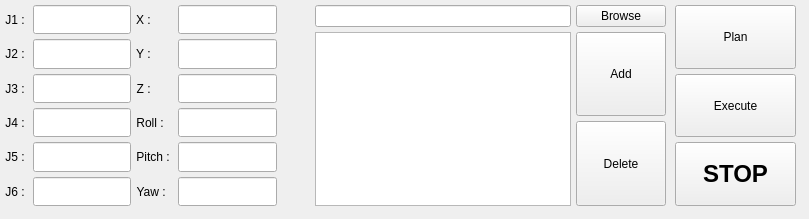
<?xml version="1.0" encoding="UTF-8"?>
<ui version="4.0">
 <class>CobotToolsUI</class>
 <widget class="QWidget" name="CobotToolsUI">
  <property name="geometry">
   <rect>
    <x>0</x>
    <y>0</y>
    <width>809</width>
    <height>219</height>
   </rect>
  </property>
  <property name="windowTitle">
   <string>CobotTools</string>
  </property>
  <property name="locale">
   <locale language="English" country="UnitedStates"/>
  </property>
  <widget class="QWidget" name="gridLayoutWidget">
   <property name="geometry">
    <rect>
     <x>0</x>
     <y>0</y>
     <width>311</width>
     <height>211</height>
    </rect>
   </property>
   <layout class="QGridLayout" name="gridLayout_1">
    <property name="sizeConstraint">
     <enum>QLayout::SetMinAndMaxSize</enum>
    </property>
    <property name="leftMargin">
     <number>5</number>
    </property>
    <property name="topMargin">
     <number>5</number>
    </property>
    <property name="rightMargin">
     <number>5</number>
    </property>
    <property name="bottomMargin">
     <number>5</number>
    </property>
    <property name="spacing">
     <number>5</number>
    </property>
    <item row="3" column="3">
     <widget class="QLineEdit" name="lineEdit_z">
      <property name="sizePolicy">
       <sizepolicy hsizetype="Preferred" vsizetype="Preferred">
        <horstretch>0</horstretch>
        <verstretch>0</verstretch>
       </sizepolicy>
      </property>
      <property name="layoutDirection">
       <enum>Qt::LeftToRight</enum>
      </property>
      <property name="alignment">
       <set>Qt::AlignRight|Qt::AlignTrailing|Qt::AlignVCenter</set>
      </property>
     </widget>
    </item>
    <item row="6" column="1">
     <widget class="QLineEdit" name="lineEdit_j6">
      <property name="sizePolicy">
       <sizepolicy hsizetype="Preferred" vsizetype="Preferred">
        <horstretch>0</horstretch>
        <verstretch>0</verstretch>
       </sizepolicy>
      </property>
      <property name="layoutDirection">
       <enum>Qt::LeftToRight</enum>
      </property>
      <property name="alignment">
       <set>Qt::AlignRight|Qt::AlignTrailing|Qt::AlignVCenter</set>
      </property>
     </widget>
    </item>
    <item row="4" column="1">
     <widget class="QLineEdit" name="lineEdit_j4">
      <property name="sizePolicy">
       <sizepolicy hsizetype="Preferred" vsizetype="Preferred">
        <horstretch>0</horstretch>
        <verstretch>0</verstretch>
       </sizepolicy>
      </property>
      <property name="layoutDirection">
       <enum>Qt::LeftToRight</enum>
      </property>
      <property name="alignment">
       <set>Qt::AlignRight|Qt::AlignTrailing|Qt::AlignVCenter</set>
      </property>
     </widget>
    </item>
    <item row="3" column="2">
     <widget class="QLabel" name="label_9">
      <property name="sizePolicy">
       <sizepolicy hsizetype="Fixed" vsizetype="Preferred">
        <horstretch>0</horstretch>
        <verstretch>0</verstretch>
       </sizepolicy>
      </property>
      <property name="text">
       <string>Z : </string>
      </property>
      <property name="alignment">
       <set>Qt::AlignRight|Qt::AlignTrailing|Qt::AlignVCenter</set>
      </property>
     </widget>
    </item>
    <item row="3" column="0">
     <widget class="QLabel" name="label_3">
      <property name="sizePolicy">
       <sizepolicy hsizetype="Fixed" vsizetype="Preferred">
        <horstretch>0</horstretch>
        <verstretch>0</verstretch>
       </sizepolicy>
      </property>
      <property name="text">
       <string>J3 : </string>
      </property>
      <property name="alignment">
       <set>Qt::AlignRight|Qt::AlignTrailing|Qt::AlignVCenter</set>
      </property>
     </widget>
    </item>
    <item row="6" column="0">
     <widget class="QLabel" name="label_6">
      <property name="sizePolicy">
       <sizepolicy hsizetype="Fixed" vsizetype="Preferred">
        <horstretch>0</horstretch>
        <verstretch>0</verstretch>
       </sizepolicy>
      </property>
      <property name="text">
       <string>J6 : </string>
      </property>
      <property name="alignment">
       <set>Qt::AlignRight|Qt::AlignTrailing|Qt::AlignVCenter</set>
      </property>
     </widget>
    </item>
    <item row="4" column="0">
     <widget class="QLabel" name="label_4">
      <property name="sizePolicy">
       <sizepolicy hsizetype="Fixed" vsizetype="Preferred">
        <horstretch>0</horstretch>
        <verstretch>0</verstretch>
       </sizepolicy>
      </property>
      <property name="text">
       <string>J4 : </string>
      </property>
      <property name="alignment">
       <set>Qt::AlignRight|Qt::AlignTrailing|Qt::AlignVCenter</set>
      </property>
     </widget>
    </item>
    <item row="4" column="2">
     <widget class="QLabel" name="label_10">
      <property name="sizePolicy">
       <sizepolicy hsizetype="Fixed" vsizetype="Preferred">
        <horstretch>0</horstretch>
        <verstretch>0</verstretch>
       </sizepolicy>
      </property>
      <property name="text">
       <string>Roll : </string>
      </property>
      <property name="alignment">
       <set>Qt::AlignRight|Qt::AlignTrailing|Qt::AlignVCenter</set>
      </property>
     </widget>
    </item>
    <item row="6" column="3">
     <widget class="QLineEdit" name="lineEdit_yaw">
      <property name="sizePolicy">
       <sizepolicy hsizetype="Preferred" vsizetype="Preferred">
        <horstretch>0</horstretch>
        <verstretch>0</verstretch>
       </sizepolicy>
      </property>
      <property name="layoutDirection">
       <enum>Qt::LeftToRight</enum>
      </property>
      <property name="alignment">
       <set>Qt::AlignRight|Qt::AlignTrailing|Qt::AlignVCenter</set>
      </property>
     </widget>
    </item>
    <item row="2" column="2">
     <widget class="QLabel" name="label_8">
      <property name="sizePolicy">
       <sizepolicy hsizetype="Fixed" vsizetype="Preferred">
        <horstretch>0</horstretch>
        <verstretch>0</verstretch>
       </sizepolicy>
      </property>
      <property name="text">
       <string>Y : </string>
      </property>
      <property name="alignment">
       <set>Qt::AlignRight|Qt::AlignTrailing|Qt::AlignVCenter</set>
      </property>
     </widget>
    </item>
    <item row="3" column="1">
     <widget class="QLineEdit" name="lineEdit_j3">
      <property name="sizePolicy">
       <sizepolicy hsizetype="Preferred" vsizetype="Preferred">
        <horstretch>0</horstretch>
        <verstretch>0</verstretch>
       </sizepolicy>
      </property>
      <property name="layoutDirection">
       <enum>Qt::LeftToRight</enum>
      </property>
      <property name="alignment">
       <set>Qt::AlignRight|Qt::AlignTrailing|Qt::AlignVCenter</set>
      </property>
     </widget>
    </item>
    <item row="2" column="3">
     <widget class="QLineEdit" name="lineEdit_y">
      <property name="sizePolicy">
       <sizepolicy hsizetype="Preferred" vsizetype="Preferred">
        <horstretch>0</horstretch>
        <verstretch>0</verstretch>
       </sizepolicy>
      </property>
      <property name="layoutDirection">
       <enum>Qt::LeftToRight</enum>
      </property>
      <property name="alignment">
       <set>Qt::AlignRight|Qt::AlignTrailing|Qt::AlignVCenter</set>
      </property>
     </widget>
    </item>
    <item row="2" column="1">
     <widget class="QLineEdit" name="lineEdit_j2">
      <property name="sizePolicy">
       <sizepolicy hsizetype="Preferred" vsizetype="Preferred">
        <horstretch>0</horstretch>
        <verstretch>0</verstretch>
       </sizepolicy>
      </property>
      <property name="layoutDirection">
       <enum>Qt::LeftToRight</enum>
      </property>
      <property name="alignment">
       <set>Qt::AlignRight|Qt::AlignTrailing|Qt::AlignVCenter</set>
      </property>
     </widget>
    </item>
    <item row="5" column="3">
     <widget class="QLineEdit" name="lineEdit_pitch">
      <property name="sizePolicy">
       <sizepolicy hsizetype="Preferred" vsizetype="Preferred">
        <horstretch>0</horstretch>
        <verstretch>0</verstretch>
       </sizepolicy>
      </property>
      <property name="layoutDirection">
       <enum>Qt::LeftToRight</enum>
      </property>
      <property name="alignment">
       <set>Qt::AlignRight|Qt::AlignTrailing|Qt::AlignVCenter</set>
      </property>
     </widget>
    </item>
    <item row="0" column="0">
     <widget class="QLabel" name="label">
      <property name="sizePolicy">
       <sizepolicy hsizetype="Fixed" vsizetype="Preferred">
        <horstretch>0</horstretch>
        <verstretch>0</verstretch>
       </sizepolicy>
      </property>
      <property name="text">
       <string>J1 : </string>
      </property>
      <property name="alignment">
       <set>Qt::AlignRight|Qt::AlignTrailing|Qt::AlignVCenter</set>
      </property>
     </widget>
    </item>
    <item row="4" column="3">
     <widget class="QLineEdit" name="lineEdit_roll">
      <property name="sizePolicy">
       <sizepolicy hsizetype="Preferred" vsizetype="Preferred">
        <horstretch>0</horstretch>
        <verstretch>0</verstretch>
       </sizepolicy>
      </property>
      <property name="layoutDirection">
       <enum>Qt::LeftToRight</enum>
      </property>
      <property name="alignment">
       <set>Qt::AlignRight|Qt::AlignTrailing|Qt::AlignVCenter</set>
      </property>
     </widget>
    </item>
    <item row="5" column="1">
     <widget class="QLineEdit" name="lineEdit_j5">
      <property name="sizePolicy">
       <sizepolicy hsizetype="Preferred" vsizetype="Preferred">
        <horstretch>0</horstretch>
        <verstretch>0</verstretch>
       </sizepolicy>
      </property>
      <property name="layoutDirection">
       <enum>Qt::LeftToRight</enum>
      </property>
      <property name="alignment">
       <set>Qt::AlignRight|Qt::AlignTrailing|Qt::AlignVCenter</set>
      </property>
     </widget>
    </item>
    <item row="5" column="0">
     <widget class="QLabel" name="label_5">
      <property name="sizePolicy">
       <sizepolicy hsizetype="Fixed" vsizetype="Preferred">
        <horstretch>0</horstretch>
        <verstretch>0</verstretch>
       </sizepolicy>
      </property>
      <property name="text">
       <string>J5 : </string>
      </property>
      <property name="alignment">
       <set>Qt::AlignRight|Qt::AlignTrailing|Qt::AlignVCenter</set>
      </property>
     </widget>
    </item>
    <item row="6" column="2">
     <widget class="QLabel" name="label_12">
      <property name="sizePolicy">
       <sizepolicy hsizetype="Fixed" vsizetype="Preferred">
        <horstretch>0</horstretch>
        <verstretch>0</verstretch>
       </sizepolicy>
      </property>
      <property name="text">
       <string>Yaw : </string>
      </property>
      <property name="alignment">
       <set>Qt::AlignRight|Qt::AlignTrailing|Qt::AlignVCenter</set>
      </property>
     </widget>
    </item>
    <item row="5" column="2">
     <widget class="QLabel" name="label_11">
      <property name="sizePolicy">
       <sizepolicy hsizetype="Fixed" vsizetype="Preferred">
        <horstretch>0</horstretch>
        <verstretch>0</verstretch>
       </sizepolicy>
      </property>
      <property name="text">
       <string>Pitch : </string>
      </property>
      <property name="alignment">
       <set>Qt::AlignRight|Qt::AlignTrailing|Qt::AlignVCenter</set>
      </property>
     </widget>
    </item>
    <item row="0" column="1">
     <widget class="QLineEdit" name="lineEdit_j1">
      <property name="sizePolicy">
       <sizepolicy hsizetype="Maximum" vsizetype="Preferred">
        <horstretch>0</horstretch>
        <verstretch>0</verstretch>
       </sizepolicy>
      </property>
      <property name="layoutDirection">
       <enum>Qt::LeftToRight</enum>
      </property>
      <property name="alignment">
       <set>Qt::AlignRight|Qt::AlignTrailing|Qt::AlignVCenter</set>
      </property>
     </widget>
    </item>
    <item row="2" column="0">
     <widget class="QLabel" name="label_2">
      <property name="sizePolicy">
       <sizepolicy hsizetype="Fixed" vsizetype="Preferred">
        <horstretch>0</horstretch>
        <verstretch>0</verstretch>
       </sizepolicy>
      </property>
      <property name="text">
       <string>J2 : </string>
      </property>
      <property name="alignment">
       <set>Qt::AlignRight|Qt::AlignTrailing|Qt::AlignVCenter</set>
      </property>
     </widget>
    </item>
    <item row="0" column="3">
     <widget class="QLineEdit" name="lineEdit_x">
      <property name="sizePolicy">
       <sizepolicy hsizetype="Maximum" vsizetype="Preferred">
        <horstretch>0</horstretch>
        <verstretch>0</verstretch>
       </sizepolicy>
      </property>
      <property name="layoutDirection">
       <enum>Qt::LeftToRight</enum>
      </property>
      <property name="alignment">
       <set>Qt::AlignRight|Qt::AlignTrailing|Qt::AlignVCenter</set>
      </property>
     </widget>
    </item>
    <item row="0" column="2">
     <widget class="QLabel" name="label_7">
      <property name="sizePolicy">
       <sizepolicy hsizetype="Fixed" vsizetype="Preferred">
        <horstretch>0</horstretch>
        <verstretch>0</verstretch>
       </sizepolicy>
      </property>
      <property name="layoutDirection">
       <enum>Qt::LeftToRight</enum>
      </property>
      <property name="text">
       <string>X : </string>
      </property>
      <property name="alignment">
       <set>Qt::AlignRight|Qt::AlignTrailing|Qt::AlignVCenter</set>
      </property>
     </widget>
    </item>
   </layout>
  </widget>
  <widget class="QWidget" name="gridLayoutWidget_2">
   <property name="geometry">
    <rect>
     <x>310</x>
     <y>0</y>
     <width>361</width>
     <height>211</height>
    </rect>
   </property>
   <layout class="QGridLayout" name="gridLayout_2">
    <property name="leftMargin">
     <number>5</number>
    </property>
    <property name="topMargin">
     <number>5</number>
    </property>
    <property name="rightMargin">
     <number>5</number>
    </property>
    <property name="bottomMargin">
     <number>5</number>
    </property>
    <property name="spacing">
     <number>5</number>
    </property>
    <item row="0" column="0">
     <widget class="QLineEdit" name="lineEdit_file">
      <property name="sizePolicy">
       <sizepolicy hsizetype="Minimum" vsizetype="Fixed">
        <horstretch>0</horstretch>
        <verstretch>0</verstretch>
       </sizepolicy>
      </property>
     </widget>
    </item>
    <item row="1" column="1">
     <widget class="QPushButton" name="btn_add">
      <property name="sizePolicy">
       <sizepolicy hsizetype="Preferred" vsizetype="Preferred">
        <horstretch>0</horstretch>
        <verstretch>0</verstretch>
       </sizepolicy>
      </property>
      <property name="text">
       <string>Add</string>
      </property>
     </widget>
    </item>
    <item row="0" column="1">
     <widget class="QPushButton" name="btn_browse">
      <property name="text">
       <string>Browse</string>
      </property>
     </widget>
    </item>
    <item row="2" column="1">
     <widget class="QPushButton" name="btn_del">
      <property name="sizePolicy">
       <sizepolicy hsizetype="Minimum" vsizetype="Preferred">
        <horstretch>0</horstretch>
        <verstretch>0</verstretch>
       </sizepolicy>
      </property>
      <property name="text">
       <string>Delete</string>
      </property>
     </widget>
    </item>
    <item row="1" column="0" rowspan="2">
     <widget class="QListWidget" name="listWidget_points">
      <property name="sizePolicy">
       <sizepolicy hsizetype="Minimum" vsizetype="Minimum">
        <horstretch>0</horstretch>
        <verstretch>0</verstretch>
       </sizepolicy>
      </property>
     </widget>
    </item>
   </layout>
  </widget>
  <widget class="QWidget" name="gridLayoutWidget_3">
   <property name="geometry">
    <rect>
     <x>670</x>
     <y>0</y>
     <width>131</width>
     <height>211</height>
    </rect>
   </property>
   <layout class="QGridLayout" name="gridLayout_4">
    <property name="leftMargin">
     <number>5</number>
    </property>
    <property name="topMargin">
     <number>5</number>
    </property>
    <property name="rightMargin">
     <number>5</number>
    </property>
    <property name="bottomMargin">
     <number>5</number>
    </property>
    <property name="spacing">
     <number>5</number>
    </property>
    <item row="0" column="0">
     <widget class="QPushButton" name="btn_plan">
      <property name="sizePolicy">
       <sizepolicy hsizetype="Minimum" vsizetype="Preferred">
        <horstretch>0</horstretch>
        <verstretch>0</verstretch>
       </sizepolicy>
      </property>
      <property name="text">
       <string>Plan</string>
      </property>
     </widget>
    </item>
    <item row="1" column="0">
     <widget class="QPushButton" name="btn_exec">
      <property name="sizePolicy">
       <sizepolicy hsizetype="Minimum" vsizetype="Preferred">
        <horstretch>0</horstretch>
        <verstretch>0</verstretch>
       </sizepolicy>
      </property>
      <property name="text">
       <string>Execute</string>
      </property>
     </widget>
    </item>
    <item row="2" column="0">
     <widget class="QPushButton" name="btn_stop">
      <property name="sizePolicy">
       <sizepolicy hsizetype="Minimum" vsizetype="Preferred">
        <horstretch>0</horstretch>
        <verstretch>0</verstretch>
       </sizepolicy>
      </property>
      <property name="font">
       <font>
        <pointsize>18</pointsize>
        <weight>75</weight>
        <italic>false</italic>
        <bold>true</bold>
        <underline>false</underline>
        <strikeout>false</strikeout>
       </font>
      </property>
      <property name="text">
       <string>STOP</string>
      </property>
     </widget>
    </item>
   </layout>
  </widget>
 </widget>
 <resources/>
 <connections/>
</ui>
